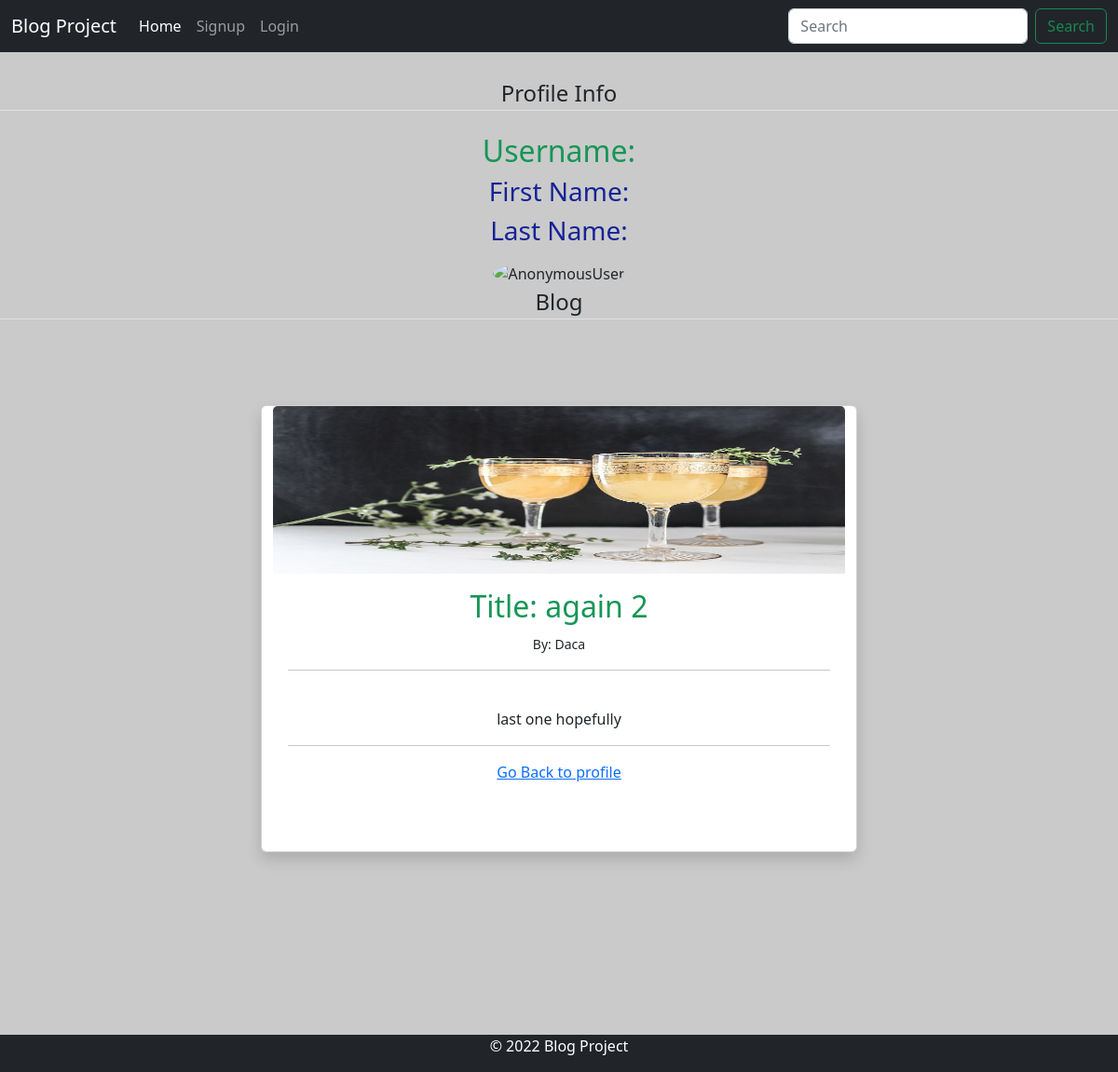
The page /blog_app/article/31/ on the database as committed earlier.
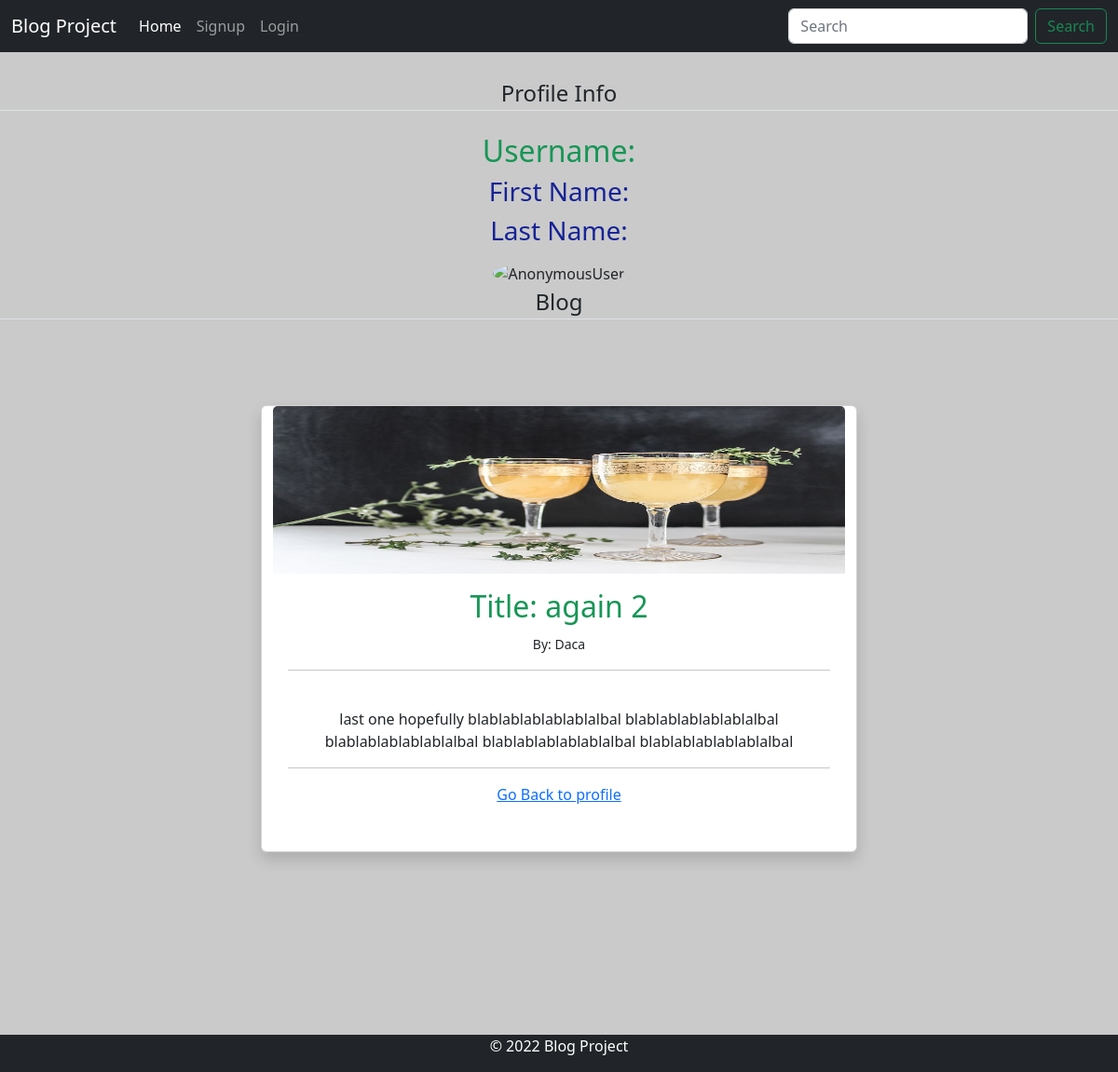
The same page on the database as committed later.
### blog_app/models.py (models this page shows, shortened)
class Post(models.Model):
    title = models.CharField(max_length=200, unique=True)
    author = models.ForeignKey(User, editable=False, on_delete= models.CASCADE,related_name='blog_posts', null=True)
    content = models.TextField()
    status = models.IntegerField(choices=STATUS, default=0)
    created_on = models.DateTimeField(auto_now_add=True)

class UserProfileInfo(models.Model):
    user = models.OneToOneField(User, on_delete=models.CASCADE)
    first_name = models.CharField(("First name"), max_length=50)
    last_name = models.CharField(("Last name"), max_length=50)
    profile_pic = models.ImageField(upload_to = 'profile_pics', blank = True)

### blog_app/views.py (the view)
# urls.py: url(r'^article/(?P<pk>[0-9]+)/$', views.ArticleDetailView.as_view(), name="article"),
class ArticleDetailView(DetailView):
    model = Post
    template_name = 'blog_app/article.html'

### templates/blog_app/article.html (shortened to what this page needs)
{% extends "blog_app/base.html" %}
{% block content %}
    <div class="content-section">
      <div class="media">
        <legend class="border-bottom mb-4">Profile Info</legend>        <div class="media-body">
            <h2 class="account-heading" style="color:rgb(22, 150, 86);">Username: {{ user.username }}</h2>
            <h3>First Name: {{ request.user.first_name }}</h3>
            <h3>Last Name: {{ request.user.last_name }}</h3>
            <img class="rounded-circle article-img" src="{{ user.userprofileinfo.profile_pic.url }}" width='240' alt={{user}}>
        </div>
      </div>
      <form method="POST" enctype="multipart/form-data">
        <fieldset class="form-group">
            <legend class="border-bottom mb-4">Blog</legend>
        </fieldset>
    </form>
    </div >
<div class="container mt-5 mb-3">
    <div class="row">
        <div class="card shadow " style="width: 40rem; height: 30rem;" >
        <img src="{{ post.author.userprofileinfo.profile_pic.url }}" class="card-img-top" alt="..." height="180px">
            <div class="card-body" >
            <h2>Title: {{ post.title }}</h2>
            <small>By: {{ post.author }}</small><br>
            <hr>
            <br>
            {{ post.content }}
            <br>
            <hr>
            <a href="{% url 'user_profile' %}">Go Back to profile</a>
</div>
</div>
</div>
</div>
{% endblock %}

Rows that differ between the two databases and show on the page:
changed Post "again 2": content "last one hopefully" → "last one hopefully blablablablablablalbal blablablablablablalbal blablablablablablalbal blablablablablablalbal blablablablablablalbal"
